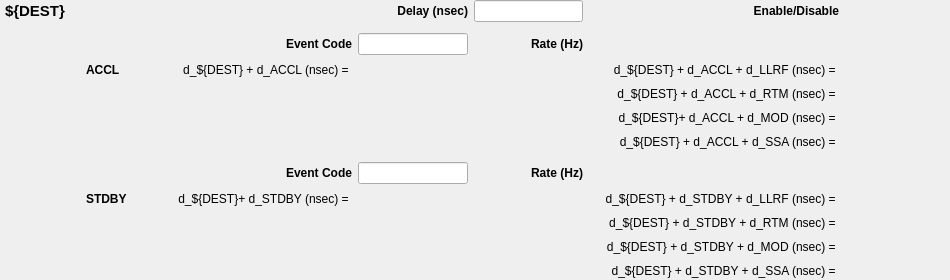
<?xml version="1.0" encoding="UTF-8"?>
<ui version="4.0">
 <class>Form</class>
 <widget class="QWidget" name="Form">
  <property name="geometry">
   <rect>
    <x>0</x>
    <y>0</y>
    <width>950</width>
    <height>280</height>
   </rect>
  </property>
  <property name="minimumSize">
   <size>
    <width>0</width>
    <height>0</height>
   </size>
  </property>
  <property name="windowTitle">
   <string>Form</string>
  </property>
  <layout class="QHBoxLayout" name="horizontalLayout">
   <property name="leftMargin">
    <number>0</number>
   </property>
   <property name="topMargin">
    <number>0</number>
   </property>
   <property name="rightMargin">
    <number>0</number>
   </property>
   <property name="bottomMargin">
    <number>0</number>
   </property>
   <item>
    <layout class="QGridLayout" name="gridLayout" rowstretch="0,0,0,0,0,0,0,0,0,0,0,0,0,0,0,0,0" columnstretch="0,0,0,0,0,0,0,0">
     <property name="leftMargin">
      <number>5</number>
     </property>
     <property name="rightMargin">
      <number>5</number>
     </property>
     <item row="13" column="1">
      <widget class="QLabel" name="label_2">
       <property name="minimumSize">
        <size>
         <width>60</width>
         <height>0</height>
        </size>
       </property>
       <property name="font">
        <font>
         <weight>75</weight>
         <bold>true</bold>
        </font>
       </property>
       <property name="text">
        <string>STDBY</string>
       </property>
       <property name="alignment">
        <set>Qt::AlignLeading|Qt::AlignLeft|Qt::AlignVCenter</set>
       </property>
      </widget>
     </item>
     <item row="10" column="7">
      <widget class="PyDMLabel" name="PyDMLabel_9">
       <property name="enabled">
        <bool>true</bool>
       </property>
       <property name="sizePolicy">
        <sizepolicy hsizetype="Preferred" vsizetype="Preferred">
         <horstretch>0</horstretch>
         <verstretch>0</verstretch>
        </sizepolicy>
       </property>
       <property name="minimumSize">
        <size>
         <width>100</width>
         <height>0</height>
        </size>
       </property>
       <property name="toolTip">
        <string/>
       </property>
       <property name="alignment">
        <set>Qt::AlignCenter</set>
       </property>
       <property name="precision" stdset="0">
        <number>0</number>
       </property>
       <property name="showUnits" stdset="0">
        <bool>false</bool>
       </property>
       <property name="precisionFromPV" stdset="0">
        <bool>true</bool>
       </property>
       <property name="alarmSensitiveContent" stdset="0">
        <bool>true</bool>
       </property>
       <property name="alarmSensitiveBorder" stdset="0">
        <bool>true</bool>
       </property>
       <property name="PyDMToolTip" stdset="0">
        <string/>
       </property>
       <property name="channel" stdset="0">
        <string>ca://${DEV}:TRG_${DEST}_ACCL_SSA_TDES</string>
       </property>
      </widget>
     </item>
     <item row="14" column="6">
      <widget class="QLabel" name="label_15">
       <property name="minimumSize">
        <size>
         <width>250</width>
         <height>0</height>
        </size>
       </property>
       <property name="text">
        <string>d_${DEST} + d_STDBY + d_RTM (nsec) = </string>
       </property>
       <property name="alignment">
        <set>Qt::AlignRight|Qt::AlignTrailing|Qt::AlignVCenter</set>
       </property>
      </widget>
     </item>
     <item row="1" column="6">
      <widget class="QLabel" name="label_7">
       <property name="font">
        <font>
         <weight>75</weight>
         <bold>true</bold>
        </font>
       </property>
       <property name="text">
        <string>Enable/Disable</string>
       </property>
       <property name="alignment">
        <set>Qt::AlignRight|Qt::AlignTrailing|Qt::AlignVCenter</set>
       </property>
      </widget>
     </item>
     <item row="16" column="6">
      <widget class="QLabel" name="label_17">
       <property name="minimumSize">
        <size>
         <width>250</width>
         <height>0</height>
        </size>
       </property>
       <property name="text">
        <string>d_${DEST} + d_STDBY + d_SSA (nsec) = </string>
       </property>
       <property name="alignment">
        <set>Qt::AlignRight|Qt::AlignTrailing|Qt::AlignVCenter</set>
       </property>
      </widget>
     </item>
     <item row="13" column="2">
      <widget class="QLabel" name="label_9">
       <property name="minimumSize">
        <size>
         <width>200</width>
         <height>0</height>
        </size>
       </property>
       <property name="sizeIncrement">
        <size>
         <width>0</width>
         <height>0</height>
        </size>
       </property>
       <property name="text">
        <string>d_${DEST}+ d_STDBY (nsec) = </string>
       </property>
       <property name="alignment">
        <set>Qt::AlignRight|Qt::AlignTrailing|Qt::AlignVCenter</set>
       </property>
      </widget>
     </item>
     <item row="7" column="3">
      <widget class="PyDMLabel" name="PyDMLabel_4">
       <property name="enabled">
        <bool>true</bool>
       </property>
       <property name="sizePolicy">
        <sizepolicy hsizetype="Preferred" vsizetype="Preferred">
         <horstretch>0</horstretch>
         <verstretch>0</verstretch>
        </sizepolicy>
       </property>
       <property name="minimumSize">
        <size>
         <width>100</width>
         <height>0</height>
        </size>
       </property>
       <property name="toolTip">
        <string/>
       </property>
       <property name="alignment">
        <set>Qt::AlignCenter</set>
       </property>
       <property name="precision" stdset="0">
        <number>0</number>
       </property>
       <property name="showUnits" stdset="0">
        <bool>false</bool>
       </property>
       <property name="precisionFromPV" stdset="0">
        <bool>true</bool>
       </property>
       <property name="alarmSensitiveContent" stdset="0">
        <bool>true</bool>
       </property>
       <property name="alarmSensitiveBorder" stdset="0">
        <bool>true</bool>
       </property>
       <property name="PyDMToolTip" stdset="0">
        <string/>
       </property>
       <property name="channel" stdset="0">
        <string>ca://${DEV}:TRG_${DEST}_ACCL_TDES</string>
       </property>
      </widget>
     </item>
     <item row="7" column="1">
      <widget class="QLabel" name="label">
       <property name="enabled">
        <bool>true</bool>
       </property>
       <property name="minimumSize">
        <size>
         <width>60</width>
         <height>0</height>
        </size>
       </property>
       <property name="font">
        <font>
         <weight>75</weight>
         <bold>true</bold>
        </font>
       </property>
       <property name="text">
        <string>ACCL</string>
       </property>
       <property name="alignment">
        <set>Qt::AlignLeading|Qt::AlignLeft|Qt::AlignVCenter</set>
       </property>
      </widget>
     </item>
     <item row="8" column="6">
      <widget class="QLabel" name="label_11">
       <property name="minimumSize">
        <size>
         <width>250</width>
         <height>0</height>
        </size>
       </property>
       <property name="text">
        <string>d_${DEST} + d_ACCL + d_RTM (nsec) = </string>
       </property>
       <property name="alignment">
        <set>Qt::AlignRight|Qt::AlignTrailing|Qt::AlignVCenter</set>
       </property>
      </widget>
     </item>
     <item row="5" column="3">
      <widget class="PyDMLineEdit" name="PyDMLineEdit_6">
       <property name="enabled">
        <bool>true</bool>
       </property>
       <property name="sizePolicy">
        <sizepolicy hsizetype="MinimumExpanding" vsizetype="Fixed">
         <horstretch>0</horstretch>
         <verstretch>0</verstretch>
        </sizepolicy>
       </property>
       <property name="minimumSize">
        <size>
         <width>100</width>
         <height>0</height>
        </size>
       </property>
       <property name="toolTip">
        <string/>
       </property>
       <property name="alignment">
        <set>Qt::AlignCenter</set>
       </property>
       <property name="precision" stdset="0">
        <number>0</number>
       </property>
       <property name="showUnits" stdset="0">
        <bool>false</bool>
       </property>
       <property name="precisionFromPV" stdset="0">
        <bool>true</bool>
       </property>
       <property name="alarmSensitiveContent" stdset="0">
        <bool>true</bool>
       </property>
       <property name="alarmSensitiveBorder" stdset="0">
        <bool>true</bool>
       </property>
       <property name="PyDMToolTip" stdset="0">
        <string/>
       </property>
       <property name="monitorDisp" stdset="0">
        <bool>false</bool>
       </property>
       <property name="channel" stdset="0">
        <string>ca://${DEV}:TRG_${DEST}_ACCL_EVCODE</string>
       </property>
      </widget>
     </item>
     <item row="16" column="7">
      <widget class="PyDMLabel" name="PyDMLabel_13">
       <property name="enabled">
        <bool>true</bool>
       </property>
       <property name="sizePolicy">
        <sizepolicy hsizetype="Preferred" vsizetype="Preferred">
         <horstretch>0</horstretch>
         <verstretch>0</verstretch>
        </sizepolicy>
       </property>
       <property name="minimumSize">
        <size>
         <width>100</width>
         <height>0</height>
        </size>
       </property>
       <property name="toolTip">
        <string/>
       </property>
       <property name="alignment">
        <set>Qt::AlignCenter</set>
       </property>
       <property name="precision" stdset="0">
        <number>0</number>
       </property>
       <property name="showUnits" stdset="0">
        <bool>false</bool>
       </property>
       <property name="precisionFromPV" stdset="0">
        <bool>true</bool>
       </property>
       <property name="alarmSensitiveContent" stdset="0">
        <bool>true</bool>
       </property>
       <property name="alarmSensitiveBorder" stdset="0">
        <bool>true</bool>
       </property>
       <property name="PyDMToolTip" stdset="0">
        <string/>
       </property>
       <property name="channel" stdset="0">
        <string>ca://${DEV}:TRG_${DEST}_STDBY_SSA_TDES</string>
       </property>
       <property name="enableRichText" stdset="0">
        <bool>false</bool>
       </property>
      </widget>
     </item>
     <item row="7" column="2">
      <widget class="QLabel" name="label_8">
       <property name="minimumSize">
        <size>
         <width>200</width>
         <height>0</height>
        </size>
       </property>
       <property name="text">
        <string>d_${DEST} + d_ACCL (nsec) = </string>
       </property>
       <property name="alignment">
        <set>Qt::AlignRight|Qt::AlignTrailing|Qt::AlignVCenter</set>
       </property>
      </widget>
     </item>
     <item row="13" column="3">
      <widget class="PyDMLabel" name="PyDMLabel_5">
       <property name="enabled">
        <bool>true</bool>
       </property>
       <property name="sizePolicy">
        <sizepolicy hsizetype="Preferred" vsizetype="Preferred">
         <horstretch>0</horstretch>
         <verstretch>0</verstretch>
        </sizepolicy>
       </property>
       <property name="minimumSize">
        <size>
         <width>100</width>
         <height>0</height>
        </size>
       </property>
       <property name="toolTip">
        <string/>
       </property>
       <property name="alignment">
        <set>Qt::AlignCenter</set>
       </property>
       <property name="precision" stdset="0">
        <number>0</number>
       </property>
       <property name="showUnits" stdset="0">
        <bool>false</bool>
       </property>
       <property name="precisionFromPV" stdset="0">
        <bool>true</bool>
       </property>
       <property name="alarmSensitiveContent" stdset="0">
        <bool>true</bool>
       </property>
       <property name="alarmSensitiveBorder" stdset="0">
        <bool>true</bool>
       </property>
       <property name="PyDMToolTip" stdset="0">
        <string/>
       </property>
       <property name="channel" stdset="0">
        <string>ca://${DEV}:TRG_${DEST}_STDBY_TDES</string>
       </property>
       <property name="enableRichText" stdset="0">
        <bool>false</bool>
       </property>
      </widget>
     </item>
     <item row="5" column="2">
      <widget class="QLabel" name="label_4">
       <property name="font">
        <font>
         <weight>75</weight>
         <bold>true</bold>
        </font>
       </property>
       <property name="text">
        <string>Event Code</string>
       </property>
       <property name="alignment">
        <set>Qt::AlignRight|Qt::AlignTrailing|Qt::AlignVCenter</set>
       </property>
      </widget>
     </item>
     <item row="15" column="6">
      <widget class="QLabel" name="label_16">
       <property name="minimumSize">
        <size>
         <width>250</width>
         <height>0</height>
        </size>
       </property>
       <property name="text">
        <string>d_${DEST} + d_STDBY + d_MOD (nsec) = </string>
       </property>
       <property name="alignment">
        <set>Qt::AlignRight|Qt::AlignTrailing|Qt::AlignVCenter</set>
       </property>
      </widget>
     </item>
     <item row="14" column="7">
      <widget class="PyDMLabel" name="PyDMLabel_11">
       <property name="enabled">
        <bool>true</bool>
       </property>
       <property name="sizePolicy">
        <sizepolicy hsizetype="Preferred" vsizetype="Preferred">
         <horstretch>0</horstretch>
         <verstretch>0</verstretch>
        </sizepolicy>
       </property>
       <property name="minimumSize">
        <size>
         <width>100</width>
         <height>0</height>
        </size>
       </property>
       <property name="toolTip">
        <string/>
       </property>
       <property name="alignment">
        <set>Qt::AlignCenter</set>
       </property>
       <property name="precision" stdset="0">
        <number>0</number>
       </property>
       <property name="showUnits" stdset="0">
        <bool>false</bool>
       </property>
       <property name="precisionFromPV" stdset="0">
        <bool>true</bool>
       </property>
       <property name="alarmSensitiveContent" stdset="0">
        <bool>true</bool>
       </property>
       <property name="alarmSensitiveBorder" stdset="0">
        <bool>true</bool>
       </property>
       <property name="PyDMToolTip" stdset="0">
        <string/>
       </property>
       <property name="channel" stdset="0">
        <string>ca://${DEV}:TRG_${DEST}_STDBY_RTM_TDES</string>
       </property>
       <property name="enableRichText" stdset="0">
        <bool>false</bool>
       </property>
      </widget>
     </item>
     <item row="8" column="7">
      <widget class="PyDMLabel" name="PyDMLabel_7">
       <property name="enabled">
        <bool>true</bool>
       </property>
       <property name="sizePolicy">
        <sizepolicy hsizetype="Preferred" vsizetype="Preferred">
         <horstretch>0</horstretch>
         <verstretch>0</verstretch>
        </sizepolicy>
       </property>
       <property name="minimumSize">
        <size>
         <width>100</width>
         <height>0</height>
        </size>
       </property>
       <property name="toolTip">
        <string/>
       </property>
       <property name="alignment">
        <set>Qt::AlignCenter</set>
       </property>
       <property name="precision" stdset="0">
        <number>0</number>
       </property>
       <property name="showUnits" stdset="0">
        <bool>false</bool>
       </property>
       <property name="precisionFromPV" stdset="0">
        <bool>true</bool>
       </property>
       <property name="alarmSensitiveContent" stdset="0">
        <bool>true</bool>
       </property>
       <property name="alarmSensitiveBorder" stdset="0">
        <bool>true</bool>
       </property>
       <property name="PyDMToolTip" stdset="0">
        <string/>
       </property>
       <property name="channel" stdset="0">
        <string>ca://${DEV}:TRG_${DEST}_ACCL_RTM_TDES</string>
       </property>
      </widget>
     </item>
     <item row="12" column="3">
      <widget class="PyDMLineEdit" name="PyDMLineEdit_9">
       <property name="enabled">
        <bool>true</bool>
       </property>
       <property name="sizePolicy">
        <sizepolicy hsizetype="MinimumExpanding" vsizetype="Fixed">
         <horstretch>0</horstretch>
         <verstretch>0</verstretch>
        </sizepolicy>
       </property>
       <property name="minimumSize">
        <size>
         <width>100</width>
         <height>0</height>
        </size>
       </property>
       <property name="toolTip">
        <string/>
       </property>
       <property name="alignment">
        <set>Qt::AlignCenter</set>
       </property>
       <property name="precision" stdset="0">
        <number>0</number>
       </property>
       <property name="showUnits" stdset="0">
        <bool>false</bool>
       </property>
       <property name="precisionFromPV" stdset="0">
        <bool>true</bool>
       </property>
       <property name="alarmSensitiveContent" stdset="0">
        <bool>true</bool>
       </property>
       <property name="alarmSensitiveBorder" stdset="0">
        <bool>true</bool>
       </property>
       <property name="PyDMToolTip" stdset="0">
        <string/>
       </property>
       <property name="monitorDisp" stdset="0">
        <bool>false</bool>
       </property>
       <property name="channel" stdset="0">
        <string>ca://${DEV}:TRG_${DEST}_STDBY_EVCODE</string>
       </property>
      </widget>
     </item>
     <item row="1" column="4">
      <widget class="PyDMLineEdit" name="PyDMLineEdit_8">
       <property name="enabled">
        <bool>true</bool>
       </property>
       <property name="sizePolicy">
        <sizepolicy hsizetype="MinimumExpanding" vsizetype="Fixed">
         <horstretch>0</horstretch>
         <verstretch>0</verstretch>
        </sizepolicy>
       </property>
       <property name="minimumSize">
        <size>
         <width>100</width>
         <height>0</height>
        </size>
       </property>
       <property name="toolTip">
        <string/>
       </property>
       <property name="alignment">
        <set>Qt::AlignCenter</set>
       </property>
       <property name="precision" stdset="0">
        <number>0</number>
       </property>
       <property name="showUnits" stdset="0">
        <bool>false</bool>
       </property>
       <property name="precisionFromPV" stdset="0">
        <bool>true</bool>
       </property>
       <property name="alarmSensitiveContent" stdset="0">
        <bool>true</bool>
       </property>
       <property name="alarmSensitiveBorder" stdset="0">
        <bool>true</bool>
       </property>
       <property name="PyDMToolTip" stdset="0">
        <string/>
       </property>
       <property name="monitorDisp" stdset="0">
        <bool>false</bool>
       </property>
       <property name="channel" stdset="0">
        <string>ca://${DEV}:TRG_${DEST}_TDES</string>
       </property>
      </widget>
     </item>
     <item row="9" column="7">
      <widget class="PyDMLabel" name="PyDMLabel_8">
       <property name="enabled">
        <bool>true</bool>
       </property>
       <property name="sizePolicy">
        <sizepolicy hsizetype="Preferred" vsizetype="Preferred">
         <horstretch>0</horstretch>
         <verstretch>0</verstretch>
        </sizepolicy>
       </property>
       <property name="minimumSize">
        <size>
         <width>100</width>
         <height>0</height>
        </size>
       </property>
       <property name="toolTip">
        <string/>
       </property>
       <property name="alignment">
        <set>Qt::AlignCenter</set>
       </property>
       <property name="precision" stdset="0">
        <number>0</number>
       </property>
       <property name="showUnits" stdset="0">
        <bool>false</bool>
       </property>
       <property name="precisionFromPV" stdset="0">
        <bool>true</bool>
       </property>
       <property name="alarmSensitiveContent" stdset="0">
        <bool>true</bool>
       </property>
       <property name="alarmSensitiveBorder" stdset="0">
        <bool>true</bool>
       </property>
       <property name="PyDMToolTip" stdset="0">
        <string/>
       </property>
       <property name="channel" stdset="0">
        <string>ca://${DEV}:TRG_${DEST}_ACCL_MOD_TDES</string>
       </property>
      </widget>
     </item>
     <item row="1" column="0">
      <widget class="QLabel" name="label_3">
       <property name="minimumSize">
        <size>
         <width>75</width>
         <height>0</height>
        </size>
       </property>
       <property name="font">
        <font>
         <pointsize>11</pointsize>
         <weight>75</weight>
         <bold>true</bold>
        </font>
       </property>
       <property name="text">
        <string>${DEST}</string>
       </property>
      </widget>
     </item>
     <item row="15" column="7">
      <widget class="PyDMLabel" name="PyDMLabel_12">
       <property name="enabled">
        <bool>true</bool>
       </property>
       <property name="sizePolicy">
        <sizepolicy hsizetype="Preferred" vsizetype="Preferred">
         <horstretch>0</horstretch>
         <verstretch>0</verstretch>
        </sizepolicy>
       </property>
       <property name="minimumSize">
        <size>
         <width>100</width>
         <height>0</height>
        </size>
       </property>
       <property name="toolTip">
        <string/>
       </property>
       <property name="alignment">
        <set>Qt::AlignCenter</set>
       </property>
       <property name="precision" stdset="0">
        <number>0</number>
       </property>
       <property name="showUnits" stdset="0">
        <bool>false</bool>
       </property>
       <property name="precisionFromPV" stdset="0">
        <bool>true</bool>
       </property>
       <property name="alarmSensitiveContent" stdset="0">
        <bool>true</bool>
       </property>
       <property name="alarmSensitiveBorder" stdset="0">
        <bool>true</bool>
       </property>
       <property name="PyDMToolTip" stdset="0">
        <string/>
       </property>
       <property name="channel" stdset="0">
        <string>ca://${DEV}:TRG_${DEST}_STDBY_MOD_TDES</string>
       </property>
       <property name="enableRichText" stdset="0">
        <bool>false</bool>
       </property>
      </widget>
     </item>
     <item row="13" column="7">
      <widget class="PyDMLabel" name="PyDMLabel_10">
       <property name="enabled">
        <bool>true</bool>
       </property>
       <property name="sizePolicy">
        <sizepolicy hsizetype="Preferred" vsizetype="Preferred">
         <horstretch>0</horstretch>
         <verstretch>0</verstretch>
        </sizepolicy>
       </property>
       <property name="minimumSize">
        <size>
         <width>100</width>
         <height>0</height>
        </size>
       </property>
       <property name="toolTip">
        <string/>
       </property>
       <property name="alignment">
        <set>Qt::AlignCenter</set>
       </property>
       <property name="precision" stdset="0">
        <number>0</number>
       </property>
       <property name="showUnits" stdset="0">
        <bool>false</bool>
       </property>
       <property name="precisionFromPV" stdset="0">
        <bool>true</bool>
       </property>
       <property name="alarmSensitiveContent" stdset="0">
        <bool>true</bool>
       </property>
       <property name="alarmSensitiveBorder" stdset="0">
        <bool>true</bool>
       </property>
       <property name="PyDMToolTip" stdset="0">
        <string/>
       </property>
       <property name="channel" stdset="0">
        <string>ca://${DEV}:TRG_${DEST}_STDBY_LLRF_TDES</string>
       </property>
       <property name="enableRichText" stdset="0">
        <bool>false</bool>
       </property>
      </widget>
     </item>
     <item row="1" column="3">
      <widget class="QLabel" name="label_6">
       <property name="font">
        <font>
         <weight>75</weight>
         <bold>true</bold>
        </font>
       </property>
       <property name="text">
        <string>Delay (nsec)</string>
       </property>
       <property name="alignment">
        <set>Qt::AlignRight|Qt::AlignTrailing|Qt::AlignVCenter</set>
       </property>
      </widget>
     </item>
     <item row="7" column="7">
      <widget class="PyDMLabel" name="PyDMLabel_6">
       <property name="enabled">
        <bool>true</bool>
       </property>
       <property name="sizePolicy">
        <sizepolicy hsizetype="Preferred" vsizetype="Preferred">
         <horstretch>0</horstretch>
         <verstretch>0</verstretch>
        </sizepolicy>
       </property>
       <property name="minimumSize">
        <size>
         <width>100</width>
         <height>0</height>
        </size>
       </property>
       <property name="toolTip">
        <string/>
       </property>
       <property name="alignment">
        <set>Qt::AlignCenter</set>
       </property>
       <property name="precision" stdset="0">
        <number>0</number>
       </property>
       <property name="showUnits" stdset="0">
        <bool>false</bool>
       </property>
       <property name="precisionFromPV" stdset="0">
        <bool>true</bool>
       </property>
       <property name="alarmSensitiveContent" stdset="0">
        <bool>true</bool>
       </property>
       <property name="alarmSensitiveBorder" stdset="0">
        <bool>true</bool>
       </property>
       <property name="PyDMToolTip" stdset="0">
        <string/>
       </property>
       <property name="channel" stdset="0">
        <string>ca://${DEV}:TRG_${DEST}_ACCL_LLRF_TDES</string>
       </property>
      </widget>
     </item>
     <item row="9" column="6">
      <widget class="QLabel" name="label_12">
       <property name="minimumSize">
        <size>
         <width>250</width>
         <height>0</height>
        </size>
       </property>
       <property name="text">
        <string>d_${DEST}+ d_ACCL + d_MOD (nsec) = </string>
       </property>
       <property name="alignment">
        <set>Qt::AlignRight|Qt::AlignTrailing|Qt::AlignVCenter</set>
       </property>
      </widget>
     </item>
     <item row="13" column="6">
      <widget class="QLabel" name="label_14">
       <property name="minimumSize">
        <size>
         <width>250</width>
         <height>0</height>
        </size>
       </property>
       <property name="text">
        <string>d_${DEST} + d_STDBY + d_LLRF (nsec) = </string>
       </property>
       <property name="alignment">
        <set>Qt::AlignRight|Qt::AlignTrailing|Qt::AlignVCenter</set>
       </property>
      </widget>
     </item>
     <item row="10" column="6">
      <widget class="QLabel" name="label_13">
       <property name="minimumSize">
        <size>
         <width>250</width>
         <height>0</height>
        </size>
       </property>
       <property name="text">
        <string>d_${DEST} + d_ACCL + d_SSA (nsec) = </string>
       </property>
       <property name="alignment">
        <set>Qt::AlignRight|Qt::AlignTrailing|Qt::AlignVCenter</set>
       </property>
      </widget>
     </item>
     <item row="7" column="6">
      <widget class="QLabel" name="label_10">
       <property name="minimumSize">
        <size>
         <width>250</width>
         <height>0</height>
        </size>
       </property>
       <property name="text">
        <string>d_${DEST} + d_ACCL + d_LLRF (nsec) = </string>
       </property>
       <property name="alignment">
        <set>Qt::AlignRight|Qt::AlignTrailing|Qt::AlignVCenter</set>
       </property>
      </widget>
     </item>
     <item row="2" column="3">
      <spacer name="verticalSpacer_2">
       <property name="orientation">
        <enum>Qt::Vertical</enum>
       </property>
       <property name="sizeType">
        <enum>QSizePolicy::Fixed</enum>
       </property>
       <property name="sizeHint" stdset="0">
        <size>
         <width>20</width>
         <height>5</height>
        </size>
       </property>
      </spacer>
     </item>
     <item row="1" column="7">
      <widget class="PyDMEnumButton" name="PyDMEnumButton">
       <property name="enabled">
        <bool>true</bool>
       </property>
       <property name="sizePolicy">
        <sizepolicy hsizetype="Preferred" vsizetype="Fixed">
         <horstretch>0</horstretch>
         <verstretch>0</verstretch>
        </sizepolicy>
       </property>
       <property name="minimumSize">
        <size>
         <width>0</width>
         <height>0</height>
        </size>
       </property>
       <property name="maximumSize">
        <size>
         <width>16777215</width>
         <height>30</height>
        </size>
       </property>
       <property name="toolTip">
        <string/>
       </property>
       <property name="alarmSensitiveContent" stdset="0">
        <bool>false</bool>
       </property>
       <property name="alarmSensitiveBorder" stdset="0">
        <bool>true</bool>
       </property>
       <property name="PyDMToolTip" stdset="0">
        <string/>
       </property>
       <property name="channel" stdset="0">
        <string>ca://${DEV}:TRG_${DEST}_TCTL</string>
       </property>
       <property name="items" stdset="0">
        <stringlist/>
       </property>
       <property name="useCustomOrder" stdset="0">
        <bool>false</bool>
       </property>
       <property name="invertOrder" stdset="0">
        <bool>false</bool>
       </property>
       <property name="customOrder" stdset="0">
        <stringlist/>
       </property>
       <property name="orientation" stdset="0">
        <enum>Qt::Horizontal</enum>
       </property>
       <property name="marginTop" stdset="0">
        <number>0</number>
       </property>
       <property name="marginBottom" stdset="0">
        <number>0</number>
       </property>
       <property name="marginLeft" stdset="0">
        <number>0</number>
       </property>
       <property name="marginRight" stdset="0">
        <number>0</number>
       </property>
       <property name="horizontalSpacing" stdset="0">
        <number>0</number>
       </property>
       <property name="verticalSpacing" stdset="0">
        <number>0</number>
       </property>
       <property name="checkable" stdset="0">
        <bool>true</bool>
       </property>
      </widget>
     </item>
     <item row="5" column="6">
      <widget class="PyDMLabel" name="PyDMLabel_3">
       <property name="enabled">
        <bool>true</bool>
       </property>
       <property name="sizePolicy">
        <sizepolicy hsizetype="Preferred" vsizetype="Preferred">
         <horstretch>0</horstretch>
         <verstretch>0</verstretch>
        </sizepolicy>
       </property>
       <property name="minimumSize">
        <size>
         <width>100</width>
         <height>0</height>
        </size>
       </property>
       <property name="toolTip">
        <string/>
       </property>
       <property name="alignment">
        <set>Qt::AlignCenter</set>
       </property>
       <property name="precision" stdset="0">
        <number>0</number>
       </property>
       <property name="showUnits" stdset="0">
        <bool>false</bool>
       </property>
       <property name="precisionFromPV" stdset="0">
        <bool>true</bool>
       </property>
       <property name="alarmSensitiveContent" stdset="0">
        <bool>true</bool>
       </property>
       <property name="alarmSensitiveBorder" stdset="0">
        <bool>true</bool>
       </property>
       <property name="PyDMToolTip" stdset="0">
        <string/>
       </property>
       <property name="channel" stdset="0">
        <string>ca://${DEV}:TRG_${DEST}_ACCL_RATE</string>
       </property>
       <property name="enableRichText" stdset="0">
        <bool>false</bool>
       </property>
      </widget>
     </item>
     <item row="5" column="4">
      <widget class="QLabel" name="label_5">
       <property name="font">
        <font>
         <weight>75</weight>
         <bold>true</bold>
        </font>
       </property>
       <property name="text">
        <string>Rate (Hz)</string>
       </property>
       <property name="alignment">
        <set>Qt::AlignRight|Qt::AlignTrailing|Qt::AlignVCenter</set>
       </property>
      </widget>
     </item>
     <item row="12" column="2">
      <widget class="QLabel" name="label_18">
       <property name="font">
        <font>
         <weight>75</weight>
         <bold>true</bold>
        </font>
       </property>
       <property name="text">
        <string>Event Code</string>
       </property>
       <property name="alignment">
        <set>Qt::AlignRight|Qt::AlignTrailing|Qt::AlignVCenter</set>
       </property>
      </widget>
     </item>
     <item row="12" column="6">
      <widget class="PyDMLabel" name="PyDMLabel_14">
       <property name="enabled">
        <bool>true</bool>
       </property>
       <property name="sizePolicy">
        <sizepolicy hsizetype="Preferred" vsizetype="Preferred">
         <horstretch>0</horstretch>
         <verstretch>0</verstretch>
        </sizepolicy>
       </property>
       <property name="minimumSize">
        <size>
         <width>100</width>
         <height>0</height>
        </size>
       </property>
       <property name="toolTip">
        <string/>
       </property>
       <property name="alignment">
        <set>Qt::AlignCenter</set>
       </property>
       <property name="precision" stdset="0">
        <number>0</number>
       </property>
       <property name="showUnits" stdset="0">
        <bool>false</bool>
       </property>
       <property name="precisionFromPV" stdset="0">
        <bool>true</bool>
       </property>
       <property name="alarmSensitiveContent" stdset="0">
        <bool>true</bool>
       </property>
       <property name="alarmSensitiveBorder" stdset="0">
        <bool>true</bool>
       </property>
       <property name="PyDMToolTip" stdset="0">
        <string/>
       </property>
       <property name="channel" stdset="0">
        <string>ca://${DEV}:TRG_${DEST}_STDBY_RATE</string>
       </property>
       <property name="enableRichText" stdset="0">
        <bool>false</bool>
       </property>
      </widget>
     </item>
     <item row="12" column="4">
      <widget class="QLabel" name="label_19">
       <property name="font">
        <font>
         <weight>75</weight>
         <bold>true</bold>
        </font>
       </property>
       <property name="text">
        <string>Rate (Hz)</string>
       </property>
       <property name="alignment">
        <set>Qt::AlignRight|Qt::AlignTrailing|Qt::AlignVCenter</set>
       </property>
      </widget>
     </item>
     <item row="11" column="3">
      <spacer name="verticalSpacer_3">
       <property name="orientation">
        <enum>Qt::Vertical</enum>
       </property>
       <property name="sizeType">
        <enum>QSizePolicy::Fixed</enum>
       </property>
       <property name="sizeHint" stdset="0">
        <size>
         <width>20</width>
         <height>5</height>
        </size>
       </property>
      </spacer>
     </item>
    </layout>
   </item>
  </layout>
 </widget>
 <customwidgets>
  <customwidget>
   <class>PyDMLabel</class>
   <extends>QLabel</extends>
   <header>pydm.widgets.label</header>
  </customwidget>
  <customwidget>
   <class>PyDMEnumButton</class>
   <extends>QWidget</extends>
   <header>pydm.widgets.enum_button</header>
  </customwidget>
  <customwidget>
   <class>PyDMLineEdit</class>
   <extends>QLineEdit</extends>
   <header>pydm.widgets.line_edit</header>
  </customwidget>
 </customwidgets>
 <resources/>
 <connections/>
</ui>
